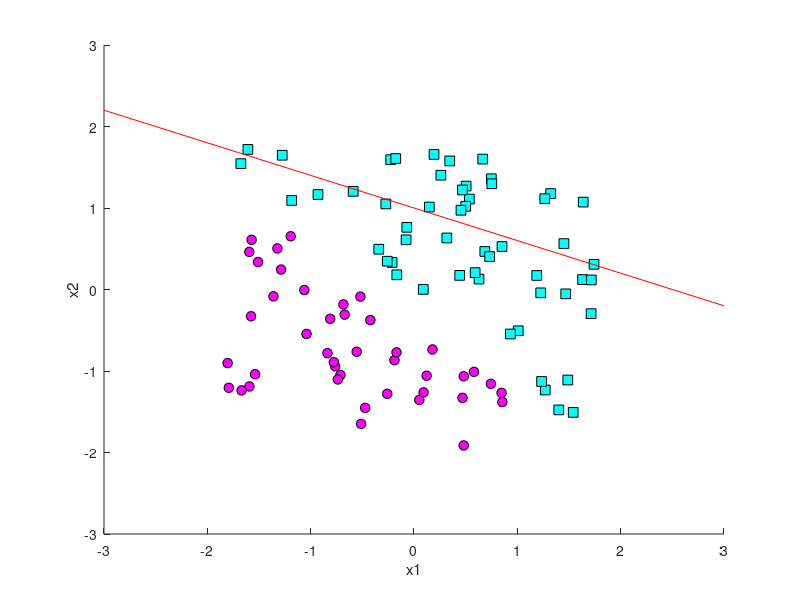

Source code (MATLAB): (Note: this script raises an error after producing the figure.)
clear all
close all

x = [-1 -1;
      1 -1;
     -1 1;
     1 1];
Y = [-1;
      -1;
      -1;
      1];
      
data=load("dataset_Perceptron.txt");
[m,n] = size(data);
x = data(:,1:n-1);
Y = data(:,n);
      
[m,n] = size(x);

% initial hypothesis
b = -0.5;
W = [0.2 0.5];
a = 0.03;

% stop criteria: iterations/epochs
epoch = 1;
epoch_max = 10;

mean_x = mean(x);
sigma = std(x);
for i=1:m
  x_norm(i,:)= (x(i,:)-mean_x)./sigma;
end
x = x_norm;

% plot input data
class_zero = find(Y==0);
class_one = find(Y==1);
figure(1)
hold on
plot(x(class_zero,1), x(class_zero,2), 'ok', 'MarkerFaceColor', 'm', 'MarkerSize', 7)
plot(x(class_one,1), x(class_one,2), 'sk', 'MarkerFaceColor', 'c', 'MarkerSize', 7)
axis([-3 3 -3 3])

xlabel('x1')
ylabel('x2')

% linspace for plotting
x1 = -3:0.1:3;
x2 = (-W(1)*x1 - b)/W(2);
% first line depending on initial hypothesis
plot(x1,x2,'r')

% training process
while (1)
  % there can be parameter update after each training data point
  for i=1:m
    v = W*x(i,:)' + b;
    y(i,1) = s(v);
    if Y(i) ~= y(i)
      W = W + a*x(i,:);
      b = b + a;
      
      % for plot intermediate lines
      x2 = (-W(1)*x1 - b)/W(2);
      plot(x1,x2, 'y')
    end
  end
  error = sum(abs(Y-y));
  conv(epoch) = error;
  if error == 0
    break;
  end
end

% for plot
x2 = (-W(1)*x1 - b)/W(2);
plot(x1,x2, 'g')
figure(2)
plot(conv)

display(["W1 = ", num2str(W(1)), ", W2 = ", num2str(W(2)), ", b = ", num2str(b)])